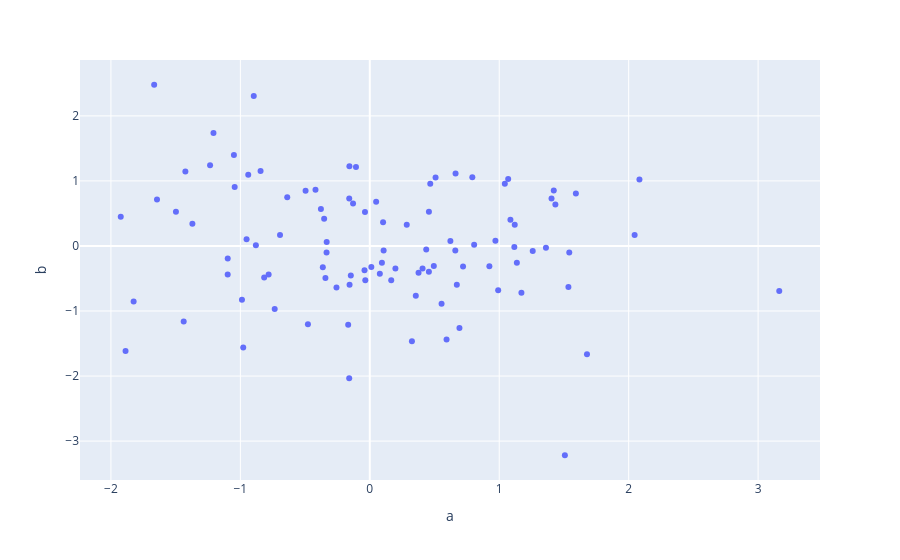

Source (notebook cell):
### Code cell
#dataframe.iplot(kind='scatter', x='a', y='b', mode='markers')

import plotly.express as px
# Instead of df.iplot(kind='bar')
fig = px.scatter(dataframe , x='a', y='b' )

fig.show()
